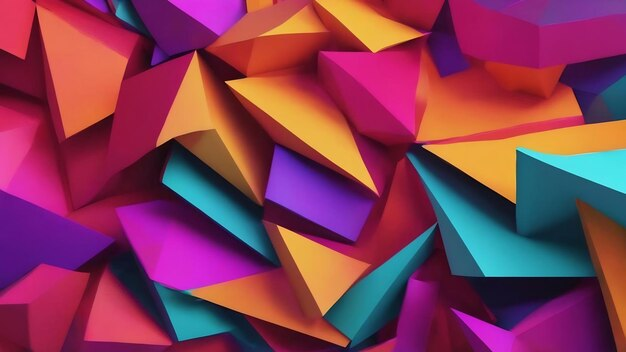
#> input picture ActividadOperadoresPuntuales/imagen.jpg, 626 x 352 px, found by its file name
$ python operadoresPuntuales.py
#> lines starting #> are read from the running program, lines starting #| are printed output that depends on the picture; after the words box and inside, x2 and y2 are one past the last pixel; in counts of white or black regions, pixels touching at a corner belong together
import cv2 as cv

img = cv.imread(r'C:\Users\david\OneDrive\Documentos\Tec\5 Semestre\Graficacion\Repositorio\ActividadOperadoresPuntuales\imagen.jpg', 0)
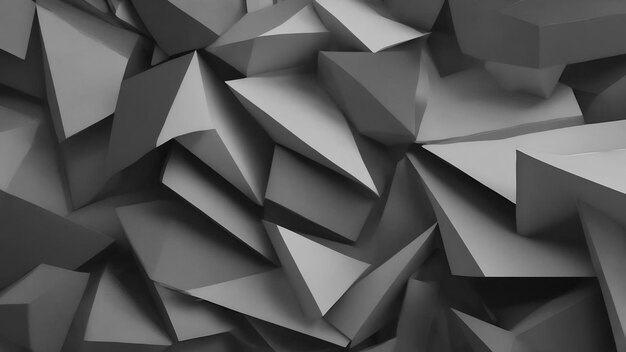
#> img: shape (352, 626); min 0, max 207, mean 84.7

img2 = img.copy()
img3 = img.copy()
img4 = img.copy()
img5 = img.copy()
img6 = img.copy()

x,y=img.shape
#> x = 352; y = 626
#Primer operador
for i in range(x):
        for j in range(y):
                if(img2[i,j]>150):
                        img2[i,j]=200
                else:
                        img2[i,j]=10
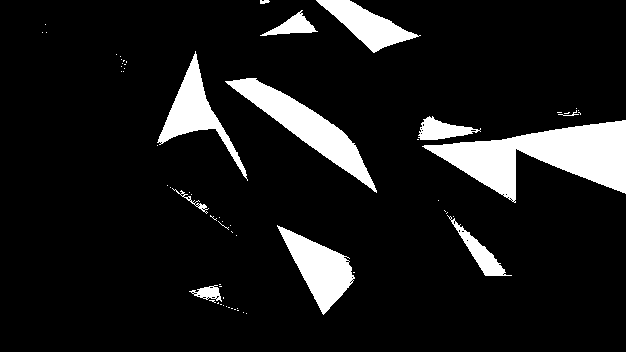
#> img2: shape (352, 626); values 10 (black) and 200 (white), 10.5% white; 64 white regions (52 under 20 px), largest, box (x1, y1, x2, y2) and area: (422, 120, 626, 203) 8033, (225, 78, 377, 193) 4229, (277, 225, 355, 315) 2986

#Segundo operador
for i in range(x):
        for j in range(y):
                if(img3[i,j]==150 or img3[i,j]==200):
                        img3[i,j]=255
                else:
                        img3[i,j]=75
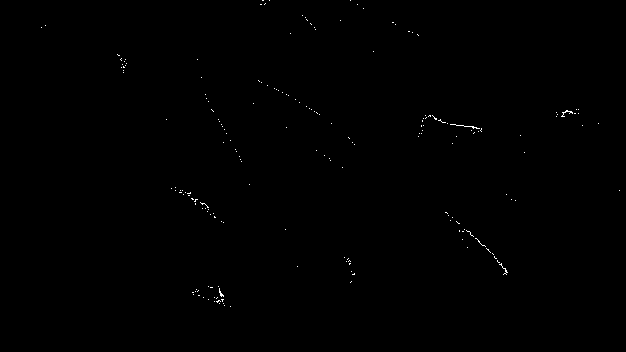
#> img3: shape (352, 626); values 75 (black) and 255 (white), 0.19% white in thin lines or dots, all inside (x1, y1, x2, y2) = (41, 0, 620, 307)

#Tercer operador
for i in range(x):
        for j in range(y):
                if(img4[i,j]>=100 and img4[i,j]<=200):
                        img4[i,j]=45
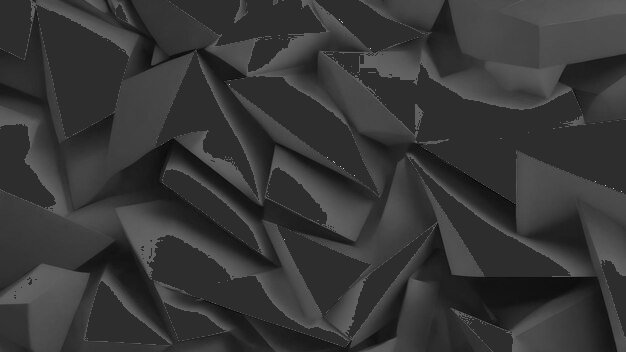
#> img4: shape (352, 626); min 0, max 207, mean 54.7

#Cuarto operador
for i in range(x):
        for j in range(y):
                if(img5[i,j]<150):
                        img5[i,j]=255
                else:
                        img5[i,j]=100
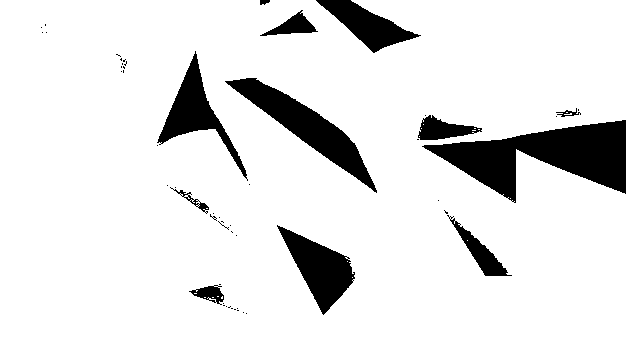
#> img5: shape (352, 626); values 100 (black) and 255 (white), 89.3% white; 54 black regions (42 under 20 px), largest, box (x1, y1, x2, y2) and area: (422, 120, 626, 203) 8040, (225, 78, 377, 193) 4256, (277, 225, 355, 315) 3006

#Quinto operador
for i in range(x):
        for j in range(y):
                if(img6[i,j]==255):
                        img6[i,j]=0


cv.imshow('original', img)
cv.imshow('Primer operador', img2)
cv.imshow('Segundo operador', img3)
cv.imshow('Tercer operador', img4)
cv.imshow('Cuardo operador', img5)
cv.imshow('Quinto operador', img6)

print( img.shape, x , y)
#| (352, 626) 352 626
cv.waitKey(0)
cv.destroyAllWindows()
